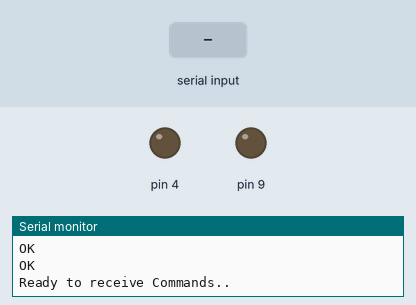
Bench run of a sketch on a simulated Arduino Uno, built with avr-gcc and run on an emulated ATmega328P. Parts: output pins drawn as LEDs (lit = HIGH), the last lines printed to the serial monitor. The test bench sets the inputs (shaded band). The modem accepts every AT command (registered, SIM ready, sends succeed) and sends nothing else.

Above: at 13.2 s.
13.3 s: "RING" received over the second serial link
At 14.8 s:
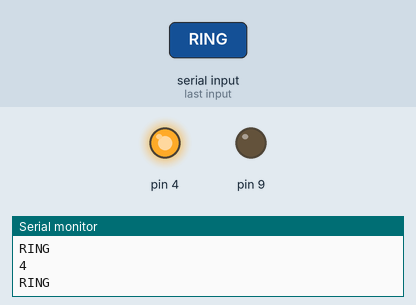
15.7 s: "1" received over the second serial link
At 17.8 s:
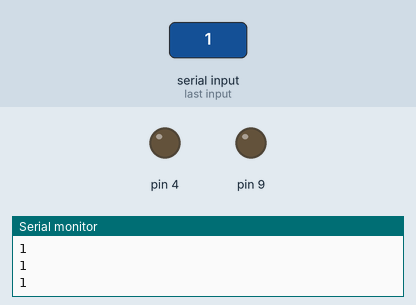
Timing chart, 0 to 19.3 s (numbered marks = the images above; inputs shaded):
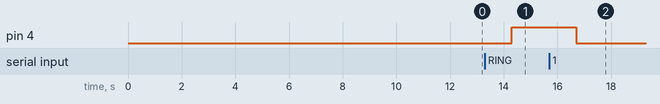

Measured:
- after the input at 13.3 s, pin 4: LOW → HIGH after 1.0 s
- after the input at 15.7 s, pin 4: HIGH → LOW after 1.0 s

The sketch:

keychain.ino
```cpp
/* ------------------------------------------------------------------------
   Created by: Tauseef Ahmad
   Created on: 2 May, 2022

   Tutorial: https://youtu.be/M9Sci4nsTEk
   ------------------------------------------------------------------------*/

#include <SoftwareSerial.h>

#define rxPin 13
#define txPin 12
SoftwareSerial sim800L(rxPin, txPin);

String buff = "";
void setup()
{
  //Begin serial communication with Arduino and Arduino IDE (Serial Monitor)
  Serial.begin(9600);

  //Begin serial communication with Arduino and SIM800L
  sim800L.begin(9600);

  Serial.println("Initializing...");

  sim800L.println("AT");
  waitForResponse();

  sim800L.println("ATE1");
  waitForResponse();

  sim800L.println("AT+CMGF=1");
  waitForResponse();

  sim800L.println("AT+CNMI=1,2,0,0,0");
  waitForResponse();
  sim800L.println("AT+CMGL=\"REC UNREAD\""); // Read unread messages
  waitForResponse();
  sim800L.println("AT+CMGDA=\"DEL ALL\"");
  waitForResponse();
  Serial.println("Ready to receive Commands..");
  pinMode(4, OUTPUT);
  pinMode(9, OUTPUT);
}

void loop()
{
  while (sim800L.available()) {
    buff = sim800L.readString();
    Serial.println(buff);
    Serial.println(buff.length());
    buff.trim();
    Serial.println(buff);
  }
  if (buff == "RING") {
    digitalWrite(4, HIGH);
    digitalWrite(9, LOW);
  }
  else{
    digitalWrite(4, LOW);
    digitalWrite(9, LOW);
  }
}

void send_sms() {
  sim800L.print("AT+CMGS=\"+918754470664\"\r");
  waitForResponse();

  sim800L.print("Hello from SIM800L");
  sim800L.write(0x1A);
  waitForResponse();
}


void make_call() {
  sim800L.println("ATD+918754470564;");
  waitForResponse();
}

void waitForResponse() {
  delay(1000);
  while (sim800L.available()) {
    Serial.println(sim800L.readString());
  }
  sim800L.read();
}
```
